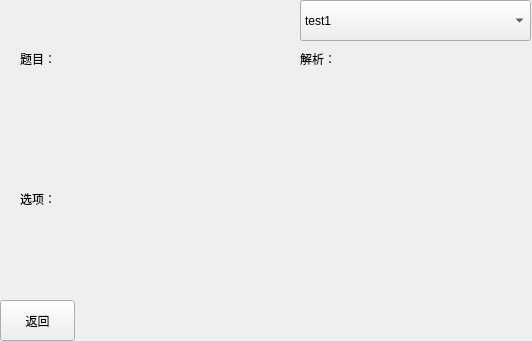
<?xml version="1.0" encoding="UTF-8"?>
<ui version="4.0">
 <class>q_analysis</class>
 <widget class="QWidget" name="q_analysis">
  <property name="geometry">
   <rect>
    <x>0</x>
    <y>0</y>
    <width>532</width>
    <height>341</height>
   </rect>
  </property>
  <property name="windowTitle">
   <string>题目解析</string>
  </property>
  <widget class="QComboBox" name="comboBox">
   <property name="geometry">
    <rect>
     <x>300</x>
     <y>0</y>
     <width>231</width>
     <height>41</height>
    </rect>
   </property>
   <property name="sizePolicy">
    <sizepolicy hsizetype="Preferred" vsizetype="Fixed">
     <horstretch>0</horstretch>
     <verstretch>0</verstretch>
    </sizepolicy>
   </property>
   <property name="focusPolicy">
    <enum>Qt::StrongFocus</enum>
   </property>
   <property name="contextMenuPolicy">
    <enum>Qt::ActionsContextMenu</enum>
   </property>
   <property name="layoutDirection">
    <enum>Qt::LeftToRight</enum>
   </property>
   <property name="insertPolicy">
    <enum>QComboBox::InsertAtBottom</enum>
   </property>
   <property name="sizeAdjustPolicy">
    <enum>QComboBox::AdjustToContentsOnFirstShow</enum>
   </property>
   <property name="placeholderText">
    <string/>
   </property>
   <item>
    <property name="text">
     <string>test1</string>
    </property>
   </item>
   <item>
    <property name="text">
     <string>test2</string>
    </property>
   </item>
   <item>
    <property name="text">
     <string>test3</string>
    </property>
   </item>
  </widget>
  <widget class="QPushButton" name="pushButton">
   <property name="geometry">
    <rect>
     <x>0</x>
     <y>300</y>
     <width>75</width>
     <height>41</height>
    </rect>
   </property>
   <property name="text">
    <string>返回</string>
   </property>
  </widget>
  <widget class="QLabel" name="question">
   <property name="geometry">
    <rect>
     <x>20</x>
     <y>50</y>
     <width>261</width>
     <height>121</height>
    </rect>
   </property>
   <property name="text">
    <string>题目：</string>
   </property>
   <property name="alignment">
    <set>Qt::AlignJustify|Qt::AlignTop</set>
   </property>
  </widget>
  <widget class="QLabel" name="choose">
   <property name="geometry">
    <rect>
     <x>20</x>
     <y>190</y>
     <width>261</width>
     <height>91</height>
    </rect>
   </property>
   <property name="text">
    <string>选项：</string>
   </property>
   <property name="alignment">
    <set>Qt::AlignLeading|Qt::AlignLeft|Qt::AlignTop</set>
   </property>
  </widget>
  <widget class="QLabel" name="analysis">
   <property name="geometry">
    <rect>
     <x>300</x>
     <y>50</y>
     <width>221</width>
     <height>231</height>
    </rect>
   </property>
   <property name="contextMenuPolicy">
    <enum>Qt::DefaultContextMenu</enum>
   </property>
   <property name="text">
    <string>解析：</string>
   </property>
   <property name="alignment">
    <set>Qt::AlignLeading|Qt::AlignLeft|Qt::AlignTop</set>
   </property>
  </widget>
  <zorder>analysis</zorder>
  <zorder>comboBox</zorder>
  <zorder>pushButton</zorder>
  <zorder>question</zorder>
  <zorder>choose</zorder>
 </widget>
 <resources/>
 <connections>
  <connection>
   <sender>comboBox</sender>
   <signal>highlighted(QString)</signal>
   <receiver>pushButton</receiver>
   <slot>animateClick()</slot>
   <hints>
    <hint type="sourcelabel">
     <x>396</x>
     <y>7</y>
    </hint>
    <hint type="destinationlabel">
     <x>51</x>
     <y>307</y>
    </hint>
   </hints>
  </connection>
 </connections>
</ui>
